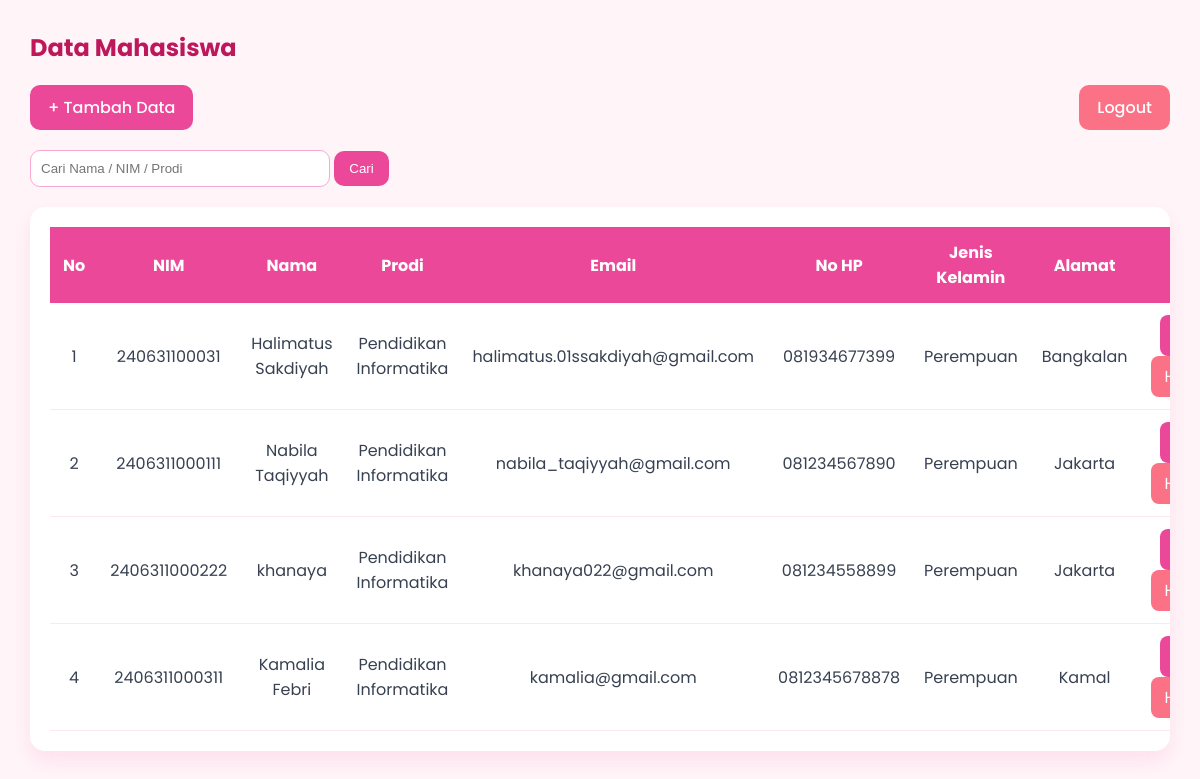
The app's page /index.php (signed in) with its own data.
### tables this page shows
CREATE TABLE `mahasiswa` (
  `id` int(11) NOT NULL,
  `nim` varchar(20) DEFAULT NULL,
  `nama` varchar(100) DEFAULT NULL,
  `prodi` varchar(100) DEFAULT NULL,
  `email` varchar(100) DEFAULT NULL,
  `no_hp` varchar(20) DEFAULT NULL,
  `jenis_kelamin` varchar(20) DEFAULT NULL,
  `alamat` text DEFAULT NULL
);

### function.php (called while the page is built, shortened)
<?php
include 'koneksi.php';
function tampilData($query)
{
    global $koneksi;
    $data = mysqli_query($koneksi, $query);
    return $data;
}
?>

### index.php (the view, shortened to what this page needs)
<?php
include 'function.php';
if(isset($_GET['cari'])){
    $cari = $_GET['cari'];
    $data = tampilData("SELECT * FROM mahasiswa
    WHERE nama LIKE '%$cari%'
    OR nim LIKE '%$cari%'
    OR prodi LIKE '%$cari%'");
}else{
    $data = tampilData("SELECT * FROM mahasiswa");
}
?>
<!DOCTYPE html>
<html>
<head>
    <link rel="stylesheet" href="style.css">
</head>
<body>
<div class="container">
<h2>Data Mahasiswa</h2>
<div class="top-bar">
<a href="tambah.php" class="btn tambah">
+ Tambah Data
</a>
<a href="logout.php" class="btn logout">
Logout
</a>
</div>
<form method="GET" class="search-box">
<input
type="text"
name="cari"
placeholder="Cari Nama / NIM / Prodi"
value="<?php
if(isset($_GET['cari'])){
    echo $_GET['cari'];
}
?>">
<button type="submit">
Cari
</button>
</form>
<div class="table-container">
<table>
<tr>
<th>No</th>
<th>NIM</th>
<th>Nama</th>
<th>Prodi</th>
<th>Email</th>
<th>No HP</th>
<th>Jenis Kelamin</th>
<th>Alamat</th>
<th>Aksi</th>
</tr>
<?php
$no = 1;
while($d = mysqli_fetch_array($data)){
?>
<tr>
<td><?php echo $no++; ?></td>
<td><?php echo $d['nim']; ?></td>
<td><?php echo $d['nama']; ?></td>
<td><?php echo $d['prodi']; ?></td>
<td><?php echo $d['email']; ?></td>
<td><?php echo $d['no_hp']; ?></td>
<td><?php echo $d['jenis_kelamin']; ?></td>
<td><?php echo $d['alamat']; ?></td>
<td>
<a
href="edit.php?id=<?php echo $d['id']; ?>"
class="edit-btn">
</a>
<a
href="hapus.php?id=<?php echo $d['id']; ?>"
class="hapus-btn"
onclick="return confirm('Yakin ingin menghapus data ini?')">
</a>
</td>
</tr>
<?php
}
?>
</table>
</div>
</div>
</body>
</html>

### style.css (style rules this page uses)
* { margin:0; padding:0; box-sizing:border-box; }
body { font-family:'Poppins',sans-serif; background:#FFF5F8; color:#374151; }
.container { width:95%; margin:30px auto; }
.container h2 { margin-bottom:20px; color:#BE185D; }
.top-bar { display:flex; justify-content:space-between; margin-bottom:20px; }
.btn { color:white; text-decoration:none; padding:10px 18px; border-radius:10px; transition:.3s; font-weight:500; }
.tambah { background:#EC4899; }
.logout { background:#FB7185; }
.search-box { margin-bottom:20px; }
.search-box input { width:300px; padding:10px; border:1px solid #F9A8D4; border-radius:10px; }
.search-box button { padding:10px 15px; border:none; background:#EC4899; color:white; border-radius:10px; cursor:pointer; transition:.3s; }
.table-container { background:white; padding:20px; border-radius:15px; box-shadow:0 10px 20px rgba(236,72,153,.12); overflow:auto; }
table { width:100%; border-collapse:collapse; }
th { background:#EC4899; color:white; padding:13px; }
td { padding:12px; border-bottom:1px solid #FCE7F3; text-align:center; }
.edit-btn { display:inline-block; background:#EC4899; color:white; text-decoration:none; padding:8px 13px; border-radius:8px; margin-right:5px; transition:.3s; }
.hapus-btn { display:inline-block; background:#FB7185; color:white; text-decoration:none; padding:8px 13px; border-radius:8px; transition:.3s; }

### records on screen
mahasiswa: nim "240631100031", nama "Halimatus Sakdiyah", prodi "Pendidikan Informatika", email "halimatus.01ssakdiyah@gmail.com", no_hp "081934677399", jenis_kelamin "Perempuan", alamat "Bangkalan"
mahasiswa: nim "2406311000111", nama "Nabila Taqiyyah", prodi "Pendidikan Informatika", email "nabila_taqiyyah@gmail.com", no_hp "081234567890", jenis_kelamin "Perempuan", alamat "Jakarta"
mahasiswa: nim "2406311000222", nama "khanaya", prodi "Pendidikan Informatika", email "khanaya022@gmail.com", no_hp "081234558899", jenis_kelamin "Perempuan", alamat "Jakarta"
mahasiswa: nim "2406311000311", nama "Kamalia Febri", prodi "Pendidikan Informatika", email "kamalia@gmail.com", no_hp "0812345678878", jenis_kelamin "Perempuan", alamat "Kamal"
